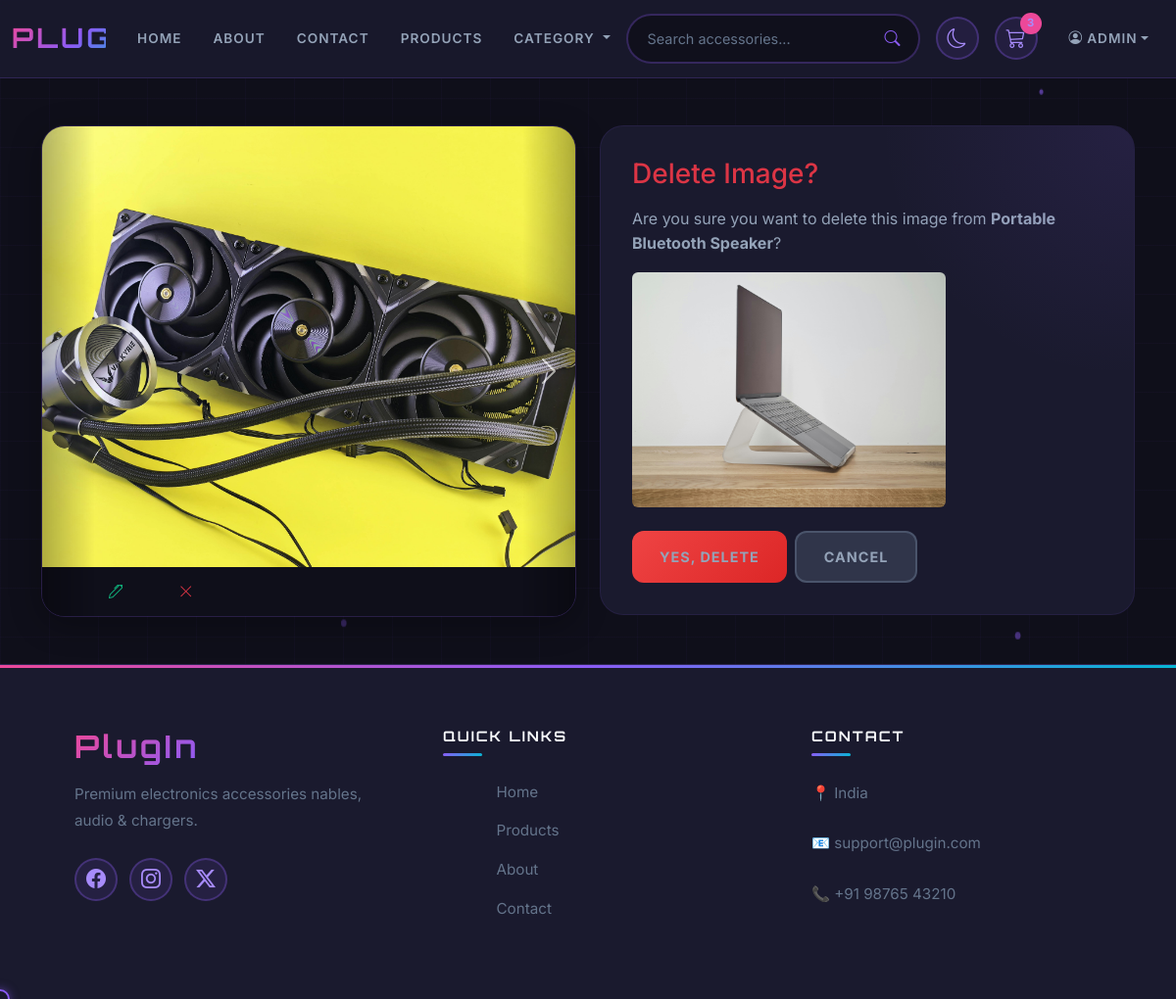
Page /products/image/del/2 (signed in) on the committed database.
### products/models.py (models this page shows, shortened)
class ProductImage(models.Model):
    img = models.ImageField(upload_to='product/images/', blank=True, null=True)
    video = models.FileField(upload_to='products/videos', blank=True, null=True)
    caption = models.CharField(max_length=200, blank=True)
    product = models.ForeignKey(Product,
                                on_delete=models.CASCADE,
                                related_name='images')
    created_at = models.DateTimeField(auto_now_add=True)
    updated_at = models.DateTimeField(auto_now=True)

class Product(models.Model):
    title = models.CharField(max_length=224)
    desc = models.CharField(max_length=400)
    price = models.DecimalField(max_digits=10, decimal_places=2)
    stock = models.PositiveIntegerField(null=False,blank=False,default=0)
    thumbnail = models.ImageField(upload_to='products/thumbnails')
    discount = models.DecimalField(
        max_digits=5,
        decimal_places=2,
        blank=True, null=True)
    created_at = models.DateTimeField(auto_now_add=True)
    updated_at = models.DateTimeField(auto_now=True)

### products/views.py (the view, shortened to what this page needs)
# urls.py: path('image/del/<int:pk>',DeleteProductImage.as_view(), name='del_pro_image'),
class DeleteProductImage(DeleteView):
    model = ProductImage
    template_name = 'products/image_del.html'
    context_object_name = 'image'
    def get_context_data(self, **kwargs):
        context = super().get_context_data(**kwargs)
        context['product'] = self.object.product
        return context

### templates/products/image_del.html (shortened to what this page needs)
{% extends 'base/base.html' %}
{% block content %}
<section id="product-detail-section" class="container py-5">
    <div class="row g-4 align-items-start">
        <div class="col-lg-6">
            {% include 'products/includes/productImageCarousel.html' %}
        </div>
        <div class="col-lg-6">
            <div class="product-info">
                <h3 class="text-danger mb-3">
                    Delete Image?
                </h3>
                <p class="mb-3">
                    Are you sure you want to delete this image from
                    <strong>{{ image.product.title }}</strong>?
                </p>
                <img src="{{ image.img.url }}"
                     class="img-fluid rounded mb-4"
                     style="max-height: 240px; object-fit: contain;"
                     alt="Image to delete">
                <form method="post">
                    <div class="d-flex gap-2">
                        <button type="submit" class="btn btn-danger">
                            Yes, Delete
                        </button>
                        <a href="{% url 'product_details' image.product.pk %}"
                           class="btn btn-secondary">
                            Cancel
                        </a>
                    </div>
                </form>
            </div>
        </div>
    </div>
</section>
{% endblock %}

### templates/base/includes/header.html (shortened to what this page needs)
<nav class="navbar navbar-expand-lg tech-navbar">
    <div class="container-fluid">
        <a class="navbar-brand" href="{% url 'home_page' %}"><span>PlugIn</span></a>
        <div class="collapse navbar-collapse" id="navbarSupportedContent">
            <ul class="navbar-nav me-auto mb-2 mb-lg-0">
                <li class="nav-item">
                    <a class="nav-link {% if current_page == 'home' %}active{% endif %}"
                        href="{% url 'home_page' %}">Home</a>
                </li>
                <li class="nav-item">
                    <a class="nav-link {% if current_page == 'about' %}active{% endif %}"
                        href="{% url 'about_page' %}">About</a>
                </li>
                <li class="nav-item">
                    <a class="nav-link {% if current_page == 'contact' %}active{% endif %}"
                        href="{% url 'contact_page' %}">Contact</a>
                </li>
                <li class="nav-item">
                    <a class="nav-link {% if current_page == 'products' %}active{% endif %}"
                        href="{% url 'products' %}">Products</a>
                </li>
                <li class="nav-item dropdown mega-dropdown">
                    <a class="nav-link dropdown-toggle" href="#" data-bs-toggle="dropdown">
                        Category
                    </a>
                </li>
            </ul>
            <section class="form-section">
                <form class="search-box" role="search" method="get" action="{% url 'search_products' %}">
                    <input name="q" value="{{ query }}" type="search" placeholder="Search accessories..." />
                    <i class="bi bi-search"></i>
                </form>
                <button class="theme-toggle" id="themeToggle">
                    <i class="bi bi-moon"></i>
                </button>
                <a href="#" class="cart-icon">
                    <i class="bi bi-cart3"></i>
                    <span class="cart-badge">3</span>
                </a>
                <ul class="navbar-nav ms-auto align-items-center">
                    <li class="nav-item dropdown">
                        <a class="nav-link dropdown-toggle d-flex align-items-center" href="#"
                            data-bs-toggle="dropdown">
                            <i class="bi bi-person-circle me-1"></i>
                            {% if user.is_authenticated %}
                                {{user.username.capitalize}}
                            {% else %}
                                Hi User !
                            {% endif %}
                        </a>
                    </li>
                </ul>
            </section>
        </div>
    </div>
</nav>

### templates/products/includes/productImageCarousel.html (shortened to what this page needs)
<div id="productImageCarousel" class="carousel slide product-carousel" data-bs-ride="carousel">
    {% if product.images.filter.exists %}
    <div class="carousel-inner">
        {% for media in product.images.all %}
        {% if media.img %}
        <div class="carousel-item {% if forloop.first %}active{% endif %}">
            <img src="{{ media.img.url }}" class="d-block w-100" alt="{{ media.caption }}">
            <div class="carousel-actions edit-del-btn">
                <a href="{% url 'edit_pro_image' media.pk %}" class="btn btn-light edit">
                    <i class="bi bi-pen"></i>
                </a>
                <a href="{% url 'del_pro_image' media.pk %}" class="btn btn-light delete text-danger">
                    <i class="bi bi-x-lg"></i>
                </a>
            </div>
        </div>
        {% endif %}
        {% endfor %}
    </div>
    <button class="carousel-control-prev" type="button" data-bs-target="#productImageCarousel" data-bs-slide="prev">
        <span class="carousel-control-prev-icon"></span>
    </button>
    <button class="carousel-control-next" type="button" data-bs-target="#productImageCarousel" data-bs-slide="next">
        <span class="carousel-control-next-icon"></span>
    </button>
    {% endif %}
</div>

### rows in the picture
ProductImage: img (picture)
ProductImage: product "Portable Bluetooth Speaker", img (picture)

### other values in the picture
{{ user.username.capitalize }} "ADMIN"
